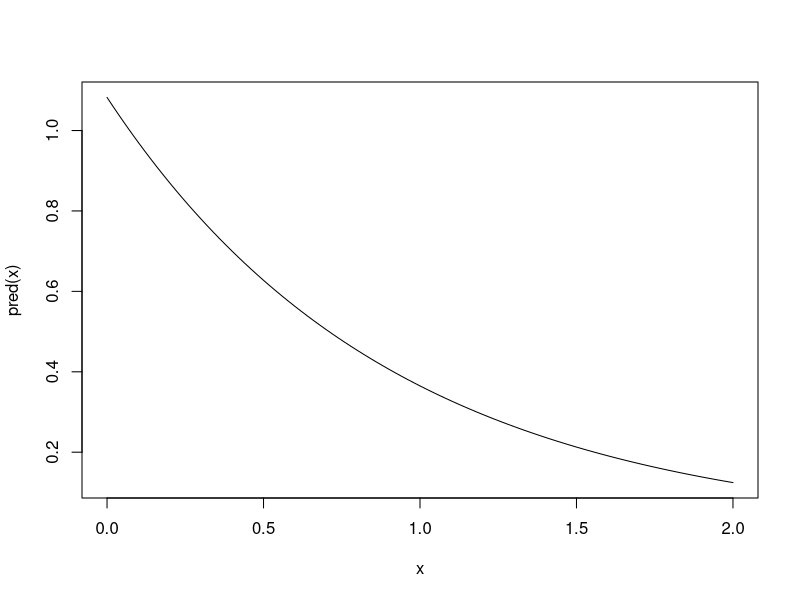
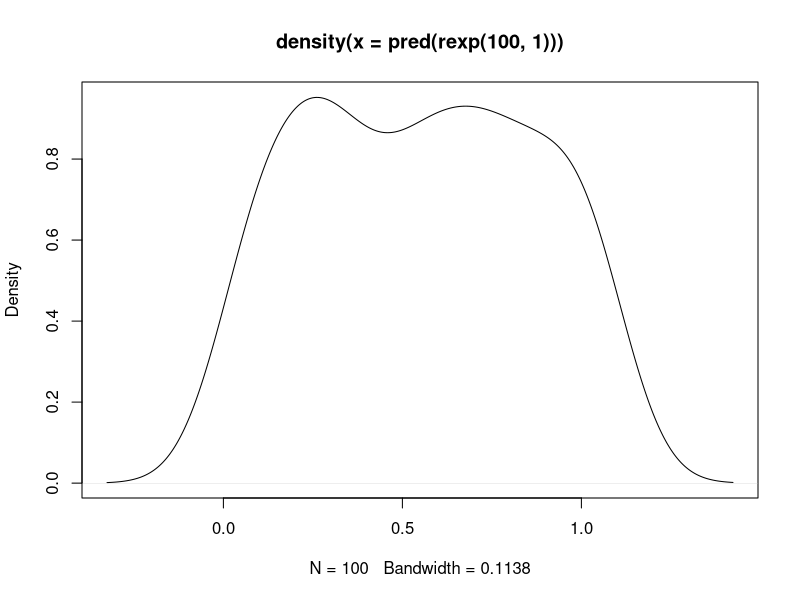

The R script that drew these images, in order: (Note: this script raises an error after producing the figures.)
pred <- function(x_p){
  sapply(x_p, 
         function(x__p){
           if(x__p < 0) {
             0
           }
           else{
             n*(sum(x)/(x__p + sum(x)))^n*1/(x__p + sum(x))
           }
         }
  )
}

x <- rexp(100, rate = 1)

n <- 100

integrate(pred, 0, Inf)

curve(pred, 0, 2)

plot(density(pred(rexp(100, 1))))

esp <- function(x_p){
  n*(sum(x)/(x_p + sum(x)))^n*1/(x_p + sum(x)) * x_p
}

integrate(esp, 0, Inf)

avg2 <- function(x_p){
  n*(sum(x)/(x_p^2 + sum(x)))^n*1/(x_p^2 + sum(x)) * x_p^2
}

integrate(avg2, 0, Inf)$value-integrate(avg, 0, Inf)$value^2

gam <- rgamma(1000, n, 1/sum(x))

qgamma(c(.05, .95), n, 1/sum(x))

rexp(10, gam[1:10])
